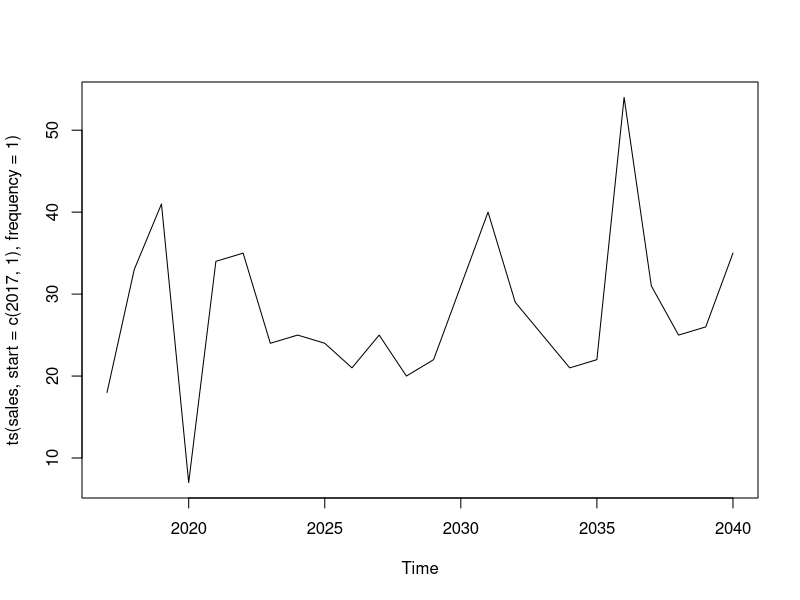

This chart was generated by the following R code: (Note: this script raises an error after producing the figure.)
# Time Series

# Create Time Series data of Finance Sales
sales = c(18, 33, 41, 7, 34, 35, 24, 25, 24, 21, 25, 20,
          22, 31, 40, 29, 25, 21, 22, 54, 31, 25, 26, 35)
length(sales)
sales ; class(sales)  # vector of sales values

#put in TS without any dates : format of TS
?ts  # help
#ts(data = NA, start = 1, end = numeric(), frequency = 1)
#start - time of 1st obsv - single no / vector of 2 integers
#frequency - no of obvsv per unit of time
#No of obsv per unit time
(tsales2a = ts(sales, start=1, end=12)) #only first 12 considered
(ts(sales, start=1, end=12, freq=1)) #only first 12 considered
(ts(sales, start=1, end=12, freq=2)) #all 24 are taken
(ts(sales, start=1, end=12, freq=3)) #
(ts(sales, start=1, end=12, freq=4)) # Qtrly series, if data points are less then it reuses the data given
(ts(sales, start=1, end=12, freq=5)) #
(ts(sales, start=1, end=12, freq=6)) #
(ts(sales, start=1, end=12, freq=12)) #  12 months * 12 years


(tsales2b = ts(sales, start=1, end=6)) #only first 6
(tsales2c = ts(sales, start=1, end=24)) #all 24 freq=1
(tsales2d = ts(sales, start=1, end=12, frequency = 1))
(tsales2e = ts(sales, start=1, end=12, frequency = 2)) # 1 to 12 : 1 unit divided into 2 : so 24 observations

#Specify data periods in start and end
#specify only start dates & freq
(tsales3a = ts(sales, start=c(2017, 1), frequency=12)) # years 2017 to 2018, 24 values, monthwise 24 observations spread to 2 years, makes monthly data
ts(sales, start=c(2017, 4), end=c(2018,3), frequency=12)
ts(sales, start=c(2017, 2), frequency=12)  # different start month
ts(sales, start=c(2017, 2), frequency=4)  # different start month, makes quarterly data
plot(ts(sales, start=c(2017,1), frequency=1))  # different start month
ts(sales, start=c(2017,1), frequency=1)# makes yearly data


?ts
#Specify start and end date periods
(tsales3b = ts(sales, start=c(2016,4), end=12) ) #error start and end to be of same format
(tsales3b = ts(sales, start=c(2016), end=c(2018))) # default freq=1 once a year 1st 3 values becomes year sales value
# R understands that 2016 is year

(tsales3c = ts(sales, start=c(2016,4), end=c(2018,4), frequency=12)) # period diveded into 24 equal intervals
tsales3c
plot(tsales3c)

# Daily Sales Data
sales2 = ceiling(runif(365, 50,100))
sales2
(dailyTSdata = ts(sales2, start=c(2017,1), frequency=365))
plot(dailyTSdata)
start(dailyTSdata)
end(dailyTSdata)

#Weekly Sales Data  52 weeks in a year
sales3 = ceiling(runif(52, 50,100))
(weeklyTSdata = ts(sales3, start=c(2017,3), frequency=52))
weeklyTSdata
plot(weeklyTSdata)
start(weeklyTSdata); end(weeklyTSdata) ;frequency(weeklyTSdata)

?ts
#Yearly Sales Data : 2000 to 2017 
seq(1,10,2)
?seq
seq(1,20, along.with = c(1:5))
seq(1,20, along.with = sales)  # 24 values

(values= trunc(seq(1,20, along.with = c(2000:2017))))  # take length from 2000 to 2017

(sales4 = floor(rnorm(values, mean=50, sd=10)) ) #pick up length from values

(yearlyTSdata = ts(sales4, start=c(2000), end=c(2017)))
plot(yearlyTSdata)

start(yearlyTSdata); end(yearlyTSdata) ;frequency(yearlyTSdata)

#diff and lag & window in ts
tsales3c
tsales = tsales3c
tsales
range(tsales)
diff(tsales)
diff(tsales,lag=1)
diff(tsales,lag=2)
diff(tsales,lag=6)

cycle(tsales)

tsales
tsales
#subset Time Series with range of dates
(tsales.subset = window(tsales, start=c(2003, 5), end=c(2004, 6))) #error due to range period incorrect

tsales
(tsales.subset = window(tsales, start=c(2016, 5), end=c(2017, 8))) 
#5th month of 2016 to 8th month of 2016

#Another TS with different freq


#dataset---- 
#available for TS Analysis - understand them, they are used for TS analysis
AirPassengers  #passengers travel data - seasonal data
?AirPassengers
plot(AirPassengers)
class(AirPassengers)
JohnsonJohnson  #stock price prediction
nhtemp  # temp variations
Nile  # river level variations
sunspots  #Temp of sun spots variations
ds = list(AirPassengers,JohnsonJohnson,nhtemp,Nile,sunspots)
sapply(ds, class)  # check type of class of each dataset


#end here - do time series analysis - SMA / EXP/ ARIMA

# Move to doing TS analysis - 
# other packages zoo, xts
